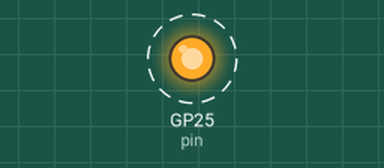
Simulated run of this program. Board: Raspberry Pi Pico running MicroPython. Parts: output pins drawn as LEDs (lit = HIGH). Dashed ring = blinking. What the program prints to the serial console is not drawn.

Above: at 0.05 s.
Timing chart, 0 to 3.0 s (numbered marks = the images above):
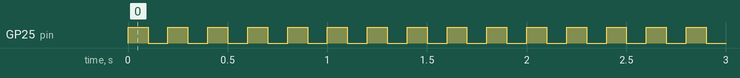

The program:

blink.py
```python
from machine import Pin
from utime import sleep

pin = Pin("LED", Pin.OUT)
blink = 0.1
print("LED starts flashing...")
while True:
    try:
        pin.toggle()
        sleep(blink)
    except KeyboardInterrupt:
        break
pin.off()
print("Finished.")
 # fake change to test github integration again
```

Measured:
- by itself, GP25 (pin): alternates HIGH for 0.10 s and LOW for 0.10 s
